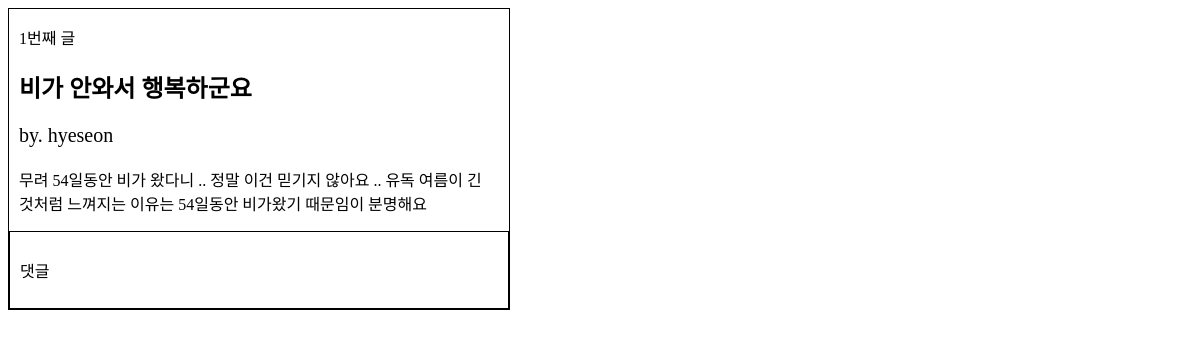
Before: /1/ with the older database file.
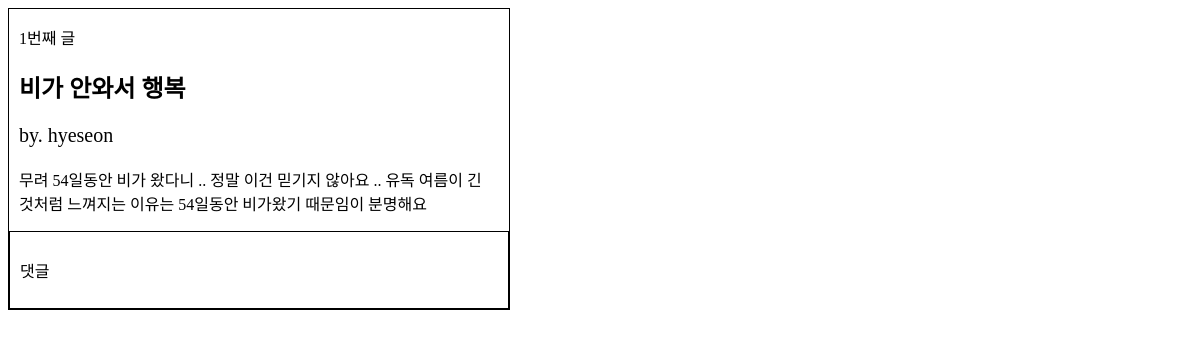
After: the same page with the newer database file.
### main/models.py (models this page shows, shortened)
class Post(models.Model):
    title = models.CharField(max_length=200)
    content = models.TextField()
    updated_at=models.DateTimeField(auto_now_add=True)
    author = models.ForeignKey(settings.AUTH_USER_MODEL, on_delete=models.CASCADE)

### account/models.py (models this page shows)
class CustomUser(AbstractUser):
    name = models.CharField(max_length=50)
    nickname=models.CharField(max_length=100)
    age= models.PositiveIntegerField(null=True, blank=True)
    followers = models.ManyToManyField(settings.AUTH_USER_MODEL, related_name='following')

### main/views.py (the view)
# urls.py: path('<int:pk>/', views.DetailView.as_view(), name='detail'),
class DetailView(generic.DetailView):
    model = Post #queryset = Post.objects.all()이랑 같은 기능
    template_name = 'detail.html'
    context_object_name='ppost'

### main/templates/detail.html (shortened to what this page needs)
<!DOCTYPE html>
<html lang="en">
<head>
</head>
<body>
    <div class='box'>
        <div class="content">
            <p> {{ppost.id}}번째 글</p>
            <h2>{{ppost.title}}</h2>
            <p class="author">by. {{ppost.author}}</p>
            <p class="body">{{ppost.content}}</p>
        </div>
        <div class="comment">
            <p>댓글</p>
        </div>
    </div>
<br>
</body>
</html>

### main/templates/detail.html (style rules this page uses)
.box { width: 500px; height: auto; border: 1px solid black; }
.content { margin: 10px; }
.author { font-size: 20px; }
.comment { width: auto; height: auto; padding: 10px; border: 1px solid black; }

Changed rows visible on the page:
changed Post "무려 54일동안 비가 왔다니 .. 정말 이건 믿기지 않아요 .. 유독 여름이 긴 것처럼 느껴지는 이유는 54일동안 비가왔기 때문임이 분명해요": title "비가 안와서 행복하군요" → "비가 안와서 행복"
